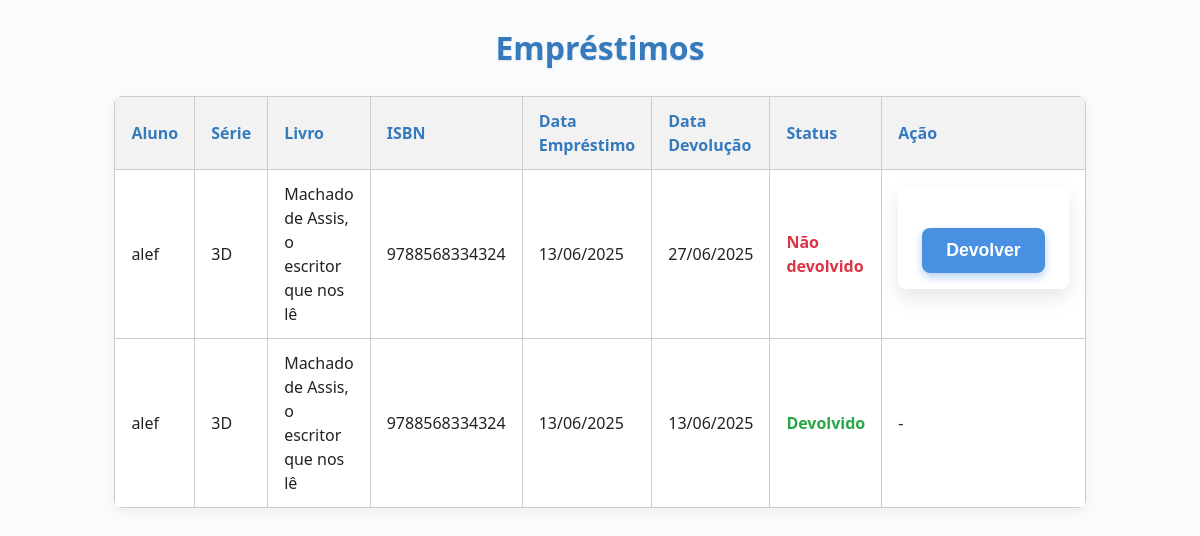
The page /emprestimos on the database its author committed.
### main.py (models this page shows, shortened)
class Emprestimo(db.Model):
    __tablename__ = 'emprestimos'
    id = db.Column(db.Integer, primary_key=True, autoincrement=True)
    aluno_id = db.Column(db.Integer, db.ForeignKey('alunos.id'), nullable=True)
    livro_id = db.Column(db.Integer, db.ForeignKey('livros.id'), nullable=True)
    data_emprestimo = db.Column(db.Date, nullable=False)
    data_devolucao = db.Column(db.Date, nullable=True)
    devolvido = db.Column(db.String(50), nullable=False)
    professor_id = db.Column(db.Integer, db.ForeignKey('professores.id'), nullable=True)

class Aluno(db.Model):
    __tablename__ = 'alunos'
    id = db.Column(db.Integer, primary_key=True, autoincrement=True)
    nome = db.Column(db.String(255), nullable=False)
    serie = db.Column(db.String(50), nullable=False)
    email = db.Column(db.String(255), nullable=False)
    senha = db.Column(db.String(255), nullable=False)
    professor_id = db.Column(db.Integer, db.ForeignKey('professores.id'), nullable=True)
    emprestimos = db.relationship('Emprestimo', backref='aluno', lazy=True)

class Livro(db.Model):
    __tablename__ = 'livros'
    id = db.Column(db.Integer, primary_key=True, autoincrement=True)
    titulo = db.Column(db.String(255), nullable=False)
    autor = db.Column(db.String(255), nullable=False)
    isbn = db.Column(db.String(20), nullable=False)
    capa_url = db.Column(db.String(700), nullable=True)
    descricao = db.Column(db.Text, nullable=True)
    categoria = db.Column(db.String(100), nullable=True)
    ano_publicacao = db.Column(db.String(4), nullable=False)
    genero = db.Column(db.String(100), nullable=False)
    quantidade = db.Column(db.Integer, nullable=False)
    emprestimos = db.relationship('Emprestimo', backref='livro', lazy=True)

### main.py (the view, shortened to what this page needs)
@app.route('/emprestimos', methods=['GET', 'POST'])
def emprestimos():
    emprestimos = Emprestimo.query.order_by(Emprestimo.data_emprestimo.desc()).all()
    return render_template('emprestimos.html', emprestimos=emprestimos)

### templates/emprestimos.html (shortened to what this page needs)
<!DOCTYPE html>
<html lang="pt-BR">
<head>
    <link rel="stylesheet" href="{{ url_for('static', filename='css/formsAndTables.css') }}">
</head>
<body>
    <h1>Empréstimos</h1>
    {% if emprestimos %}
        <table>
            <thead>
                <tr>
                    <th>Aluno</th>
                    <th>Série</th>
                    <th>Livro</th>
                    <th>ISBN</th>
                    <th>Data Empréstimo</th>
                    <th>Data Devolução</th>
                    <th>Status</th>
                    <th>Ação</th>
                </tr>
            </thead>
            <tbody>
                {% for emprestimo in emprestimos %}
                <tr>
                    <td>{{ emprestimo.aluno.nome if emprestimo.aluno else 'N/A' }}</td>
                    <td>{{ emprestimo.aluno.serie if emprestimo.aluno else 'N/A' }}</td>
                    <td>{{ emprestimo.livro.titulo if emprestimo.livro else 'N/A' }}</td>
                    <td>{{ emprestimo.livro.isbn if emprestimo.livro else 'N/A' }}</td>
                    <td>{{ emprestimo.data_emprestimo.strftime('%d/%m/%Y') if emprestimo.data_emprestimo else 'N/A' }}</td>
                    <td>{{ emprestimo.data_devolucao.strftime('%d/%m/%Y') if emprestimo.data_devolucao else 'N/A' }}</td>
                    <td>
                        {% if emprestimo.devolvido.lower() == 'sim' %}
                            <span class="devolvido">Devolvido</span>
                        {% else %}
                            <span class="nao-devolvido">Não devolvido</span>
                        {% endif %}
                    </td>
                    <td>
                        {% if emprestimo.devolvido.lower() != 'sim' %}
                        <form method="POST" action="{{ url_for('devolver_emprestimo', emprestimo_id=emprestimo.id) }}">
                            <button type="submit">Devolver</button>
                        </form>
                        {% else %}
                            -
                        {% endif %}
                    </td>
                </tr>
                {% endfor %}
            </tbody>
        </table>
    {% else %}
        <p>Nenhum empréstimo cadastrado.</p>
    {% endif %}
</body>
</html>

### static/css/formsAndTables.css (style rules this page uses)
:root { --primary-color: #1d51a0; --primary-color-light: #4a90e2; --primary-color-dark: #357abd; --background-color: #f9fbfd; --text-color: #222222; --border-color: #ccc; --button-bg: #4a90e2; --button-hover-bg: #357abd; --button-text-color: #ffffff; --success-bg: #d4edda; --success-color: #155724; --error-bg: #f8d7da; --error-color: #721c24; --border-radius: 8px; --font-family: 'Segoe UI', Tahoma, Geneva, Verdana, sans-serif; --transition-speed: 0.3s; }
*, *::before, *::after { box-sizing: border-box; }
body { font-family: var(--font-family); background: var(--background-color); margin: 1.5rem 2rem; color: var(--text-color); line-height: 1.5; -webkit-font-smoothing: antialiased; -moz-osx-font-smoothing: grayscale; }
h1 { font-weight: 700; font-size: 2rem; margin-bottom: 1.5rem; color: var(--primary-color-dark); text-align: center; text-shadow: 0 1px 2px rgba(0,0,0,0.1); }
form { max-width: 500px; margin: 0 auto 2rem auto; padding: 1rem 1.5rem; background: #ffffff; border-radius: var(--border-radius); box-shadow: 0 8px 20px rgba(0, 0, 0, 0.1); }
button { margin-top: 1.5rem; padding: 0.75rem 1.5rem; background-color: var(--button-bg); color: var(--button-text-color); font-weight: 700; font-size: 1.1rem; border: none; border-radius: var(--border-radius); cursor: pointer; transition: background-color var(--transition-speed) ease, box-shadow var(--transition-speed) ease; box-shadow: 0 4px 8px rgba(74, 144, 226, 0.4); user-select: none; display: block; width: 100%; }
table { width: 100%; border-collapse: collapse; margin-bottom: 2rem; max-width: 900px; margin-left: auto; margin-right: auto; box-shadow: 0 4px 12px rgba(0,0,0,0.05); background: #ffffff; border-radius: var(--border-radius); overflow: hidden; }
th, td { border: 1px solid var(--border-color); padding: 0.75rem 1rem; text-align: left; }
th { background-color: #f2f2f2; font-weight: 700; color: var(--primary-color-dark); }
.devolvido { color: #28a745; font-weight: bold; }
.nao-devolvido { color: #dc3545; font-weight: bold; }

### rows shown on the page
Emprestimo: aluno "alef", aluno "3D", livro "Machado de Assis, o escritor que nos lê", livro "9788568334324", data_emprestimo "13/06/2025", data_devolucao "27/06/2025", devolvido "Não devolvido"
Emprestimo: aluno "alef", aluno "3D", livro "Machado de Assis, o escritor que nos lê", livro "9788568334324", data_emprestimo "13/06/2025", data_devolucao "13/06/2025", devolvido "Devolvido"
